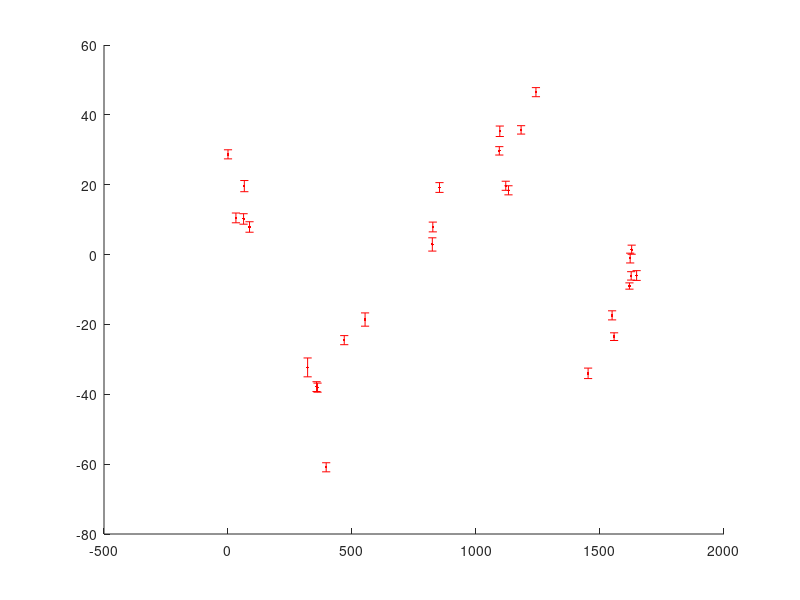

This figure's MATLAB source: (Note: this script raises an error after producing the figure.)
% Xinyi Guo, Marion Dierickx, Philip Mocz
% April 2013
% Bayesian analysis of RV curves using nested sampling mcmc
clear all
close all
clc
format long
rng(8)

%% User inputs
save_parameters = 0; 
save_figs = 0;
filename = 'output/HD159868/';

N_planets_model = 3;

rv_data = load('data/HD159868.txt');
t = rv_data( :, 1);
t = t - min(t);
rv_data( :, 1) = t; 
sigma = rv_data( : ,3); 

% plot
figure(1);
errorbar(t,rv_data(:,2)',sigma,'r.','linewidth',1,'markersize',16)
%hold on
%plot(tt,rv,'b','linewidth',2)
%hold off
axis( [0 max(t)*1.1 min(rv_data(:,2))-5 max(rv_data(:,2))+25] )
xlabel('time (d)','interpreter','latex','fontsize',12)
ylabel('radial velocity (m s$^{-1}$)','interpreter','latex','fontsize',12)
title('Real Data and MAP model','interpreter','latex','fontsize',14)

%% Nested Sampling

N_planets = N_planets_model;

V_bounds = [-100 100];   [-2000 2000];
K_bounds = [0 200];      [0 2000];
w_bounds = [0 2*pi];
e_bounds = [0 0.8]; [0 1];
P_bounds = [0.2 2000];    [0.2 15*10^3];
chi_bounds = [0 1];
s_bounds = [0 2];        [0 2000];

prior_bounds = [V_bounds;
    K_bounds;
    w_bounds;
    e_bounds;
    P_bounds;
    chi_bounds;
    s_bounds];

N_alive = 250;
N_mcmc = 20;
N_posterior_sample = 2*10^5;
log_tolerance = -Inf;
max_iter = 20000;
live_plot = 1;

[ posterior, posterior2, logZ, L, W ] = nested_sample( rv_data, N_planets, ...
    prior_bounds, N_alive, N_mcmc, N_posterior_sample, log_tolerance, max_iter, live_plot, save_figs, filename );

%% read out the posteriors

V_posterior2 = posterior2{1}(1, :);
s_posterior2 = posterior2{1}(7, :);
for p = 1:N_planets;
    K_posterior2{p} = posterior2{p}(2, :);
    w_posterior2{p} = posterior2{p}(3, :);
    e_posterior2{p} = posterior2{p}(4, :);
    P_posterior2{p} = posterior2{p}(5, :);
    chi_posterior2{p} = posterior2{p}(6, :);
end


%% plot posteriors

N_bins = 20;
fig_hdl = figure(3);
set(fig_hdl,'position',[100,100,1600,800]);

% plot the marginalized posterior for each planet
acc = 1;
for p = 1:N_planets;
    subplot(N_planets + 1, 5, acc);     acc = acc + 1;
    [K_MAP(p) K_err(p)] = plot_posterior( K_posterior2{p}, N_bins, ['K_' int2str(p)], 0 )
    
    subplot(N_planets + 1, 5, acc);     acc = acc + 1;
    [w_MAP(p) w_err(p)] = plot_posterior( w_posterior2{p}, N_bins, ['w_' int2str(p)], 2*pi )
    
    subplot(N_planets + 1, 5, acc);     acc = acc + 1;
    [e_MAP(p) e_err(p)] = plot_posterior( e_posterior2{p}, N_bins, ['e_' int2str(p)], 0 )
    
    subplot(N_planets + 1, 5, acc);     acc = acc + 1;
    [P_MAP(p) P_err(p)] = plot_posterior( P_posterior2{p}, N_bins, ['P_' int2str(p)], 0 )
    
    subplot(N_planets + 1, 5, acc);     acc = acc + 1;
    [chi_MAP(p) chi_err(p)] = plot_posterior( chi_posterior2{p}, N_bins, ['\chi_' int2str(p)], 1 )
end

subplot(N_planets + 1, 5, acc)
[V_MAP V_err] = plot_posterior( V_posterior2, N_bins, 'V', 0 )
acc = acc + 1;
subplot(N_planets + 1, 5, acc)
[s_MAP s_err] = plot_posterior( s_posterior2, N_bins, 's', 0 )

if save_figs
    saveas(gcf,[filename 'posteriors.eps'],'psc2');
end


%% plot MAP model

figure(1)
hold on
p = 1;
tt = linspace(0,max(t)*1.1,1000);
rv_MAP = rv_model( V_MAP, K_MAP, w_MAP, e_MAP, P_MAP, chi_MAP, tt );
plot(tt,rv_MAP,'b-','linewidth',2)
legend_hdl = legend('data','MAP model');
set(legend_hdl,'interpreter','latex');
hold off
if save_figs
    saveas(gcf,[filename 'data_and_model.eps'],'psc2');
end


%% diagnostics -- plot convergence of Z

figure(4);
logZ_partial = 0*L;
for i = 1:length(W)
    L_partial = L(1:i);
    W_partial = W(1:i);
    logZ_partial(i) = log(exp(L_partial-max(L_partial))*W_partial) + max(L_partial);
end
semilogy(logZ_partial,'b','linewidth',2)
xlabel('\# nested sampling steps','interpreter','latex','fontsize',12)
ylabel('$\log Z$','interpreter','latex','fontsize',12)
title('Convergence of Bayesian Evidence','interpreter','latex','fontsize',14)
if save_figs
    saveas(gcf,[filename 'Z_convergence.eps'],'psc2');
end

%% save the results of the simulation
if save_parameters
    savefile = [ filename 'p' int2str(N_planets_model) '_results.mat' ];
    save( savefile, 'posterior2', 'rv_data', 'V_MAP', 'K_MAP', 'w_MAP', 'e_MAP', 'P_MAP', 'chi_MAP', 's_MAP', 'V_err', 'K_err', 'w_err', 'e_err', 'P_err', 'chi_err', 's_err', 'logZ');
end
